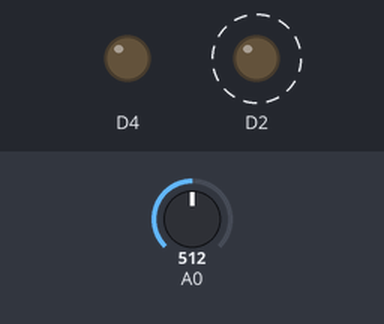
The sketch below on a simulated ESP8266 (NodeMCU). On the bench: output pins drawn as LEDs (lit = HIGH). Dashed ring = blinking. Inputs (shaded band) come from the test bench; at power-on: A0 = 512. WiFi joins after 1.5 s; servers stay silent unless stated; no MQTT or app messages arrive unless stated; pins used as bus, display or sensor lines are not drawn; what the sketch prints to the serial monitor is not drawn.

Above: at 1.53 s.
At 2.0 s:
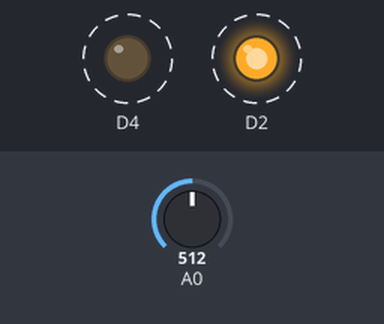
Timing chart, 0 to 6.1 s (numbered marks = the images above):
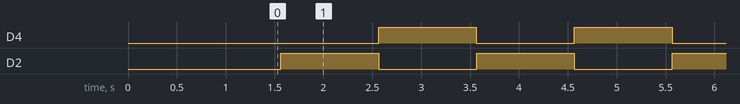

Measured:
- by itself, D4, D2: alternates HIGH for 1.0 s and LOW for 1.0 s
- by itself, everything shown: repeats every 2.0 s, in 3 steps

The sketch:

PROJECT_CODE..ino
```cpp
#include <ESP8266WiFi.h>
#include <PubSubClient.h>

const char* ssid = "vivo 1713";
const char* password = "rstgbg7842";
const char* mqtt_server = "192.168.43.153";
const char* clientID = "esp8266";
const char* outTopic = "output";

char ldr[20];
float Temp;
float R1=10000,R2;
float logR2 ;
float c1=1.009249522e-03, c2 = 2.378405444e-04, c3 = 2.019202697e-07;
int gate=D0;
volatile unsigned long duration=0;
unsigned char i[5];
unsigned int j[40];
unsigned char value=0;
unsigned answer=0;
int z=0;
int b=1;


 WiFiClient espClient;
PubSubClient client(espClient);


void setup_wifi() {
 delay(10);
  Serial.println();
  Serial.print("Connecting to ");
  Serial.println(ssid);
  WiFi.begin(ssid, password);
  while (WiFi.status() != WL_CONNECTED)
  {
   delay(500);
    Serial.print(".");
  }
  Serial.println("");
  Serial.println("WiFi connected");
  Serial.println("IP address: ");
  Serial.println(WiFi.localIP());
}

void setup()
{
  Serial.begin(115200);
  setup_wifi();
 client.setServer(mqtt_server, 1883);
 pinMode(D2,OUTPUT);
pinMode(D3,OUTPUT);
pinMode(D4,OUTPUT);
Serial.begin(9600);
  // put your setup code here, to run once:

}
void reconnect() {
  while (!client.connected())
 {
    Serial.print("Attempting MQTT connection...");
     if (client.connect(clientID)) {
      Serial.println("connected");
     //  client.publish(outTopic, clientID);

    }
 else {
      Serial.print("failed, rc=");
      Serial.print(client.state());
      Serial.println(" try again in 5 seconds");
      delay(5000);
    }
  }
}

void loop()
{
  if (!client.connected())
  {
    reconnect();
  }

  publishldr();
  publishsensorvoltage();
  publishTemp();

}

void publishldr()
{
  String d="";
  digitalWrite(D2,HIGH);
  digitalWrite(D3,LOW);
  digitalWrite(D4,LOW);
 int l = analogRead(A0);
 d=d+"light intensity " +String(l);
 int z=d.length() + 1;
 d.toCharArray(ldr,z);
 Serial.print("");
  Serial.println(ldr);
  client.publish(outTopic,ldr);
  delay(1000);
}

void publishTemp()
{
  digitalWrite(D2,LOW);
  digitalWrite(D3,HIGH);

  digitalWrite(D4,LOW);
  String te = "";
  int Vo = analogRead(A0);
  R2 = R1 * (1023.0 / (float)Vo - 1.0);
  logR2 = log(R2);
  Temp = (1.0 / (c1 + c2*logR2 + c3*logR2*logR2*logR2));
Temp = Temp - 273.15;
  Temp = ((Temp * 5.0)/ 9.0 - 70.0);
  te=te+"temperature " + String (Temp);
  char charBuf[50];

 float y=te.length() +1;
  String(te).toCharArray(charBuf,y);
    Serial.print("Temperature= ");
  Serial.println(Temp);
  client.publish (outTopic,charBuf);
}


  void publishsensorvoltage()
  {
    digitalWrite(D2,LOW);
  digitalWrite(D3,LOW);
  digitalWrite(D4,HIGH);
  float sensorValue;

  sensorValue = analogRead(A0);
float   sensorVoltage = sensorValue/1024*5.0;
   String se="";
  se=se+"pollutant gas  equivalent voltage values "+ String ( sensorVoltage);
  float x= se.length()+1;
  char charbuf1[50];
  String(se).toCharArray(charbuf1,x);
  Serial.print("sensor voltage = ");
  Serial.print(sensorVoltage);
  Serial.println(" V");
   delay(1000);
  client.publish (outTopic,charbuf1);
  }


  // put your main code here, to run repeatedly:
```
